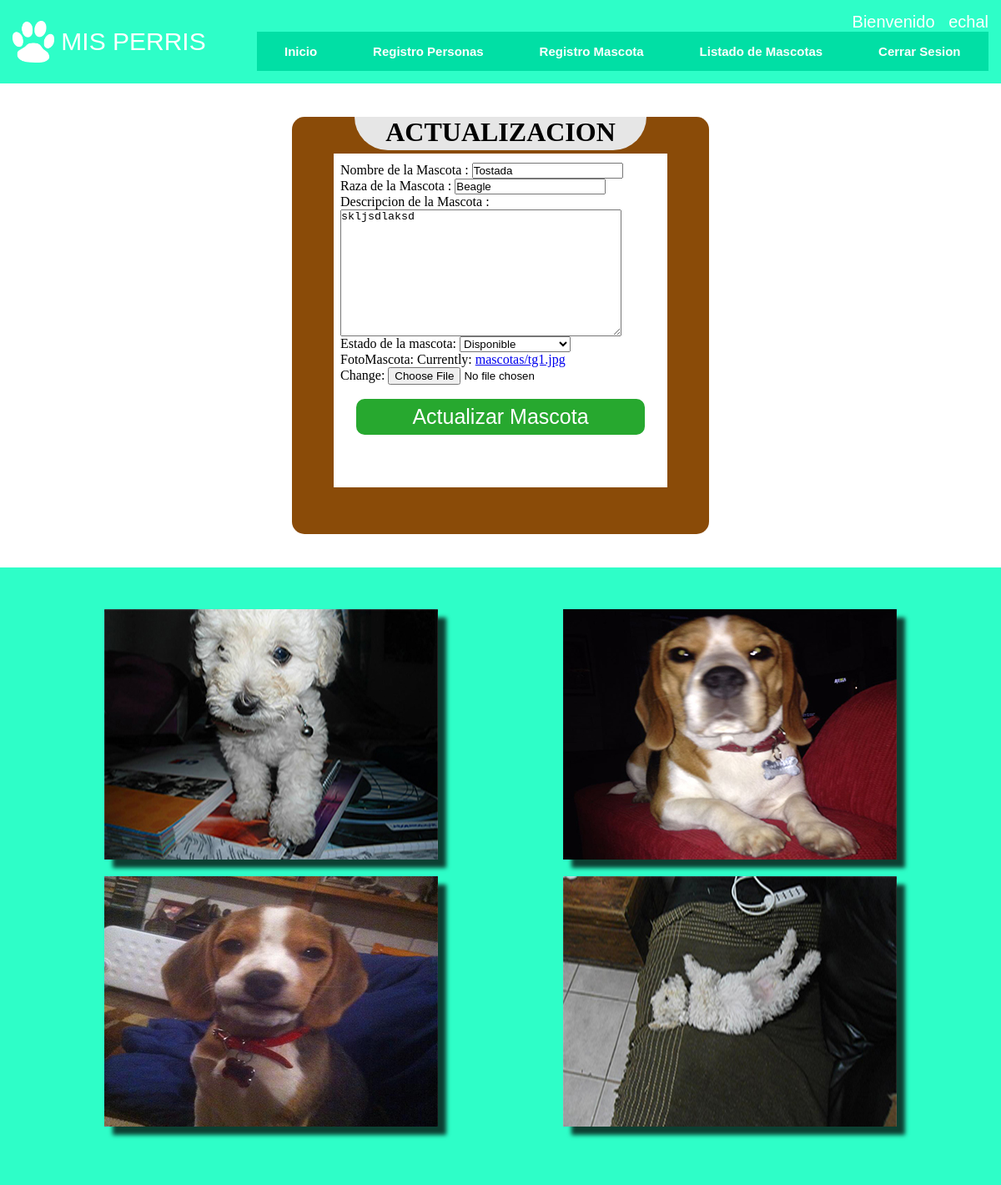
The app's page /mascota/update/32/ (signed in) with its own data.
### Sistema/models.py (models this page shows)
class Mascota(models.Model):
    nombreMascota=models.CharField(max_length=30)
    razaMascota=models.CharField(max_length=30)
    descMascota=models.TextField(max_length=100,null=True)
    estadoMascota=models.CharField(max_length=30)
    fotoMascota=models.ImageField(upload_to='mascotas/')

### Sistema/views.py (the view)
# urls.py: url(r'^mascota/update/(?P<postid>\d+)/', views.update_post, name='update_post'),
@login_required(login_url='login')
def update_post(request, postid):
    instance = get_object_or_404(Mascota, id=postid)
    form = AgregarMascota(request.POST or None,request.FILES or None, instance=instance)
    if request.method == 'POST':
        if form.is_valid():
            form.save()
            return HttpResponseRedirect("listadoMascota")
    return render(request, 'editarMascota.html', {'form': form})

### Sistema/forms.py
class AgregarMascota(ModelForm):
    class Meta:
        model = Mascota
        fields = ["nombreMascota","razaMascota","descMascota","estadoMascota","fotoMascota"]
        labels = {
            'nombreMascota': 'Nombre de la Mascota  ',
            'razaMascota': 'Raza de la Mascota ',
            'descMascota': 'Descripcion de la Mascota ',
            'fotoMasota': 'Foto de la Mascota ',
        }
        widgets = {
            'nombreMascota' : TextInput(attrs={'class':'form-control'}),
            'razaMascota' : TextInput(attrs={'class':'form-control'}),
            'descMascota' : Textarea(attrs={'class':'form-control'}),
        }
    estadoMascota=forms.ChoiceField(choices=status,label="Estado de la mascota")

### Sistema/templates/editarMascota.html (shortened to what this page needs)
{% extends 'maqueta.html' %}
{% load staticfiles %}
{% block contenido %}
<link rel="stylesheet" href="{% static 'css/est_regm.css' %}">
<div class="panel">
    <div class="titulo">
        <h1>ACTUALIZACION</h1>
    </div>
    <div class="formulario">
        <form method="post" action="" enctype="multipart/form-data">
            <div class="contenedor-inputs">
                {{ form.as_p }}
                <input type="submit" class="btn-enviar" value="Actualizar Mascota">
            </div>
        </form>
    </div>
</div>
{% endblock %}

### Sistema/templates/maqueta.html (shortened to what this page needs)
{% load staticfiles %}
<html>
<head>
    <link rel="stylesheet" href="{% static 'css/estilos.css' %}">
</head>
    <body>
		<header>
			<div class="logo">
				<img src="{% static 'img/huella.png' %}" width="150" alt="">
				<a href="#">MIS PERRIS</a>
			</div>
			{% if request.user.is_authenticated %}
				{% if user.is_staff %}
					<div class="navegador">
						<div class="usuario">
							Bienvenido &nbsp {{ user.username }}
						</div>
						<nav>
							<a href="{% url 'index'%}">Inicio</a>
							<a href="{% url 'gestionUsuarioAdmin' %}">Registro Personas</a>
							<a href="{% url 'registroMascota' %}">Registro Mascota</a>
							<a href="{% url 'listadoMascota' %}">Listado de Mascotas</a>
							<a href="{% url 'logout' %}">Cerrar Sesion</a>
						</nav>
					</div>
				{% endif %}
			{% endif%}
		</header>
		<body>
        	{% block contenido %}
			{% endblock %}
		</body>
		<footer>
			<div class="galeria">
			    <div class="fotos">
                	<div class="caja filtro"><img src="{% static 'img/footer/af1.jpg' %}" alt="Uno"></div>
                	<div class="caja filtro"><img src="{% static 'img/footer/tf2.jpg' %}" alt="Dos"></div>
                	<div class="caja filtro"><img src="{% static 'img/footer/tf1.jpg' %}" alt="Tres"></div>
                	<div class="caja filtro"><img src="{% static 'img/footer/af3.jpg' %}" alt="Cinco"></div>
            	</div>
            </div>
        </footer>
    </body>
</html>

### Sistema/static/css/estilos.css (style rules this page uses)
* { margin: 0; padding: 0; box-sizing: border-box; }
body { background:#FFFF; }
header { background:#2EFEC8; width:100%; padding:15px; display: flex; justify-content:space-between; align-items:center; flex-direction:row; flex-wrap:wrap; }
header .logo { color:#FFFFFF; font: 30px lucida console, sans-serif; }
header .logo img { width:50px; vertical-align: top; }
header .logo a { color:#FFFFFF; text-decoration: none; line-height:50px; }
header nav { width:100%; display:flex; flex-wrap:wrap; align-items:center; flex-direction: row; }
header nav a { background:#01DFA5; color:#fff; text-align: center; text-decoration: none; padding:15px; font: 15px arial, sans-serif; font-weight: bold; flex-grow:1; }
.navegador { display: flex; flex-wrap:wrap-reverse; flex-direction: column; color:#FFFFFF; font: 20px lucida console, sans-serif; width: 75%; }
.usuario { color:#FFFFFF; font: 20px lucida console, sans-serif; text-align: right; }
footer { background:#2EFEC8; width: 100%; padding: 20px; display: flex; flex-wrap:wrap; justify-content:space-between; }
.galeria .fotos { display:flex; justify-content: space-around; flex-wrap: wrap; padding: 30px; }
.galeria .caja { width: 400px; height: 300px; margin-bottom: 20px; overflow: hidden; box-shadow:10px 10px 5px 0px rgba(0,0,0,0.75); }
.galeria .caja img { width: 100%; height: 100%; vertical-align: top; object-fit: cover; }

### Sistema/static/css/est_regm.css (style rules this page uses)
* { padding: 0; margin: 0; }
.panel { background: #8A4B08; width: 500px; height: 500px; border: 1px; float: center; margin-top: 40px; margin-bottom: 40px; margin-left: auto; margin-right: auto; border-radius: 15px; }
.titulo { background:#E6E6E6; text-align: center; color: #000000; width: 70%; height: 40px; margin-right: auto; margin-left: auto; border-radius: 0px 0px 118px 118px; }
.formulario { padding: 8px; margin-right: auto; margin-left: auto; margin-top: 4px; margin-bottom: 10px; background:#FFFF; width: 400px; height: 400px; font-family: "Arial Black"; }
body a { margin-left: auto; margin-right: auto; }
.btn-enviar { color: #ffffff; border-radius: 10px 10px 10px 10px; -moz-border-radius: 10px 10px 10px 10px; -webkit-border-radius: 10px 10px 10px 10px; border: 0px solid #000000; padding: 7px; text-decoration: none; background: #27a82f; margin-left:auto; margin-right: auto; margin-top:17px; font-size: 25px; width: 90%; }
.contenedor-inputs { margin-left: auto; margin-right: auto; display: flex; flex-direction: column; height: 200px; width: 100%; text-align: left; margin-top: 3px; }

### records on screen
Mascota: nombreMascota "Tostada", razaMascota "Beagle", descMascota "skljsdlaksd", estadoMascota "Disponible"

### other values on screen
{{ user.username }} "echal"
